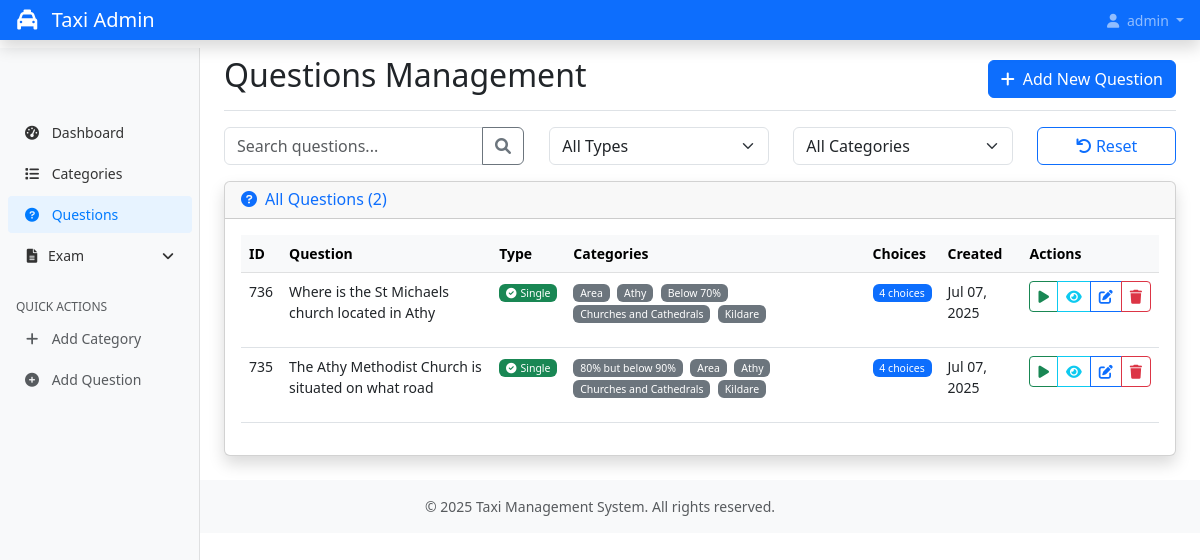
Page /questions/?category=2 (signed in) on the committed database.
### taxi/models.py (models this page shows, shortened)
class Question(models.Model):
    SINGLE = 'single'
    MULTIPLE = 'multiple'
    QUESTION_TYPES = [
        (SINGLE, 'Single Correct Answer'),
        (MULTIPLE, 'Multiple Correct Answers'),
    ]
    question_text = models.TextField()
    question_type = models.CharField(max_length=10, choices=QUESTION_TYPES, default=SINGLE)
    categories = models.ManyToManyField(Category, related_name='questions')
    created_at = models.DateTimeField(auto_now_add=True)
    updated_at = models.DateTimeField(auto_now=True)
    class Meta:
        ordering = ['-created_at']

class Category(models.Model):
    name = models.CharField(max_length=100)
    parent = models.ForeignKey('self', on_delete=models.CASCADE, null=True, blank=True, related_name='subcategories')
    description = models.TextField(blank=True, null=True)
    is_active = models.BooleanField(default=True)
    created_at = models.DateTimeField(auto_now_add=True)
    updated_at = models.DateTimeField(auto_now=True)
    class Meta:
        verbose_name_plural = "Categories"
        ordering = ['name']

### taxi/views.py (the view)
# urls.py: path('questions/', views.question_list, name='question_list'),
@login_required
def question_list(request):
    questions = Question.objects.prefetch_related('categories', 'choices').order_by('-created_at')
    all_categories = Category.objects.all().order_by('name')
    search = request.GET.get('search')
    if search:
        questions = questions.filter(question_text__icontains=search)
    question_type = request.GET.get('type')
    if question_type:
        questions = questions.filter(question_type=question_type)
    category = request.GET.get('category')
    if category:
        questions = questions.filter(categories__id=category)
    context = {
        'questions': questions,
        'all_categories': all_categories,
    }
    return render(request, 'admin/question_list.html', context)

### templates/admin/question_list.html (shortened to what this page needs)
{% extends 'admin/base.html' %}
{% load static %}
{% load taxi_extras %}
{% block content %}
<div class="d-flex justify-content-between flex-wrap flex-md-nowrap align-items-center pt-3 pb-2 mb-3 border-bottom">
    <h1 class="h2">Questions Management</h1>
    <div class="btn-toolbar mb-2 mb-md-0">
        <a href="{% url 'question_create' %}" class="btn btn-primary">
            <i class="fas fa-plus me-2"></i>Add New Question
        </a>
    </div>
</div>
<div class="row mb-3">
    <div class="col-md-4">
        <div class="input-group search-box">
            <input type="text" class="form-control" id="searchInput" placeholder="Search questions...">
            <button class="btn btn-outline-secondary" type="button" id="searchBtn">
                <i class="fas fa-search"></i>
            </button>
        </div>
    </div>
    <div class="col-md-3">
        <select class="form-select" id="typeFilter">
            <option value="">All Types</option>
        </select>
    </div>
    <div class="col-md-3">
        <select class="form-select" id="categoryFilter">
            <option value="">All Categories</option>
        </select>
    </div>
    <div class="col-md-2">
        <button class="btn btn-outline-primary w-100" id="resetFilters">
            <i class="fas fa-undo me-1"></i>Reset
        </button>
    </div>
</div>
<div class="card shadow">
    <div class="card-header">
        <h6 class="m-0 font-weight-bold text-primary">
            <i class="fas fa-question-circle me-2"></i>All Questions ({{ questions.count }})
        </h6>
    </div>
    <div class="card-body">
        <div class="table-responsive">
            <table class="table table-hover" id="questionsTable">
                <thead class="table-light">
                    <tr>
                        <th>ID</th>
                        <th>Question</th>
                        <th>Type</th>
                        <th>Categories</th>
                        <th>Choices</th>
                        <th>Created</th>
                        <th>Actions</th>
                    </tr>
                </thead>
                <tbody>
                    {% for question in questions %}
                    <tr data-question-text="{{ question.question_text|lower }}"
                        data-type="{{ question.question_type }}"
                        data-categories="{% for cat in question.categories.all %}{{ cat.id }},{% endfor %}">
                        <td>{{ question.id }}</td>
                        <td>
                            <div class="question-text">
                                {{ question.question_text|truncatechars:100 }}
                            </div>
                        </td>
                        <td>
                            {% if question.question_type == 'single' %}
                                <span class="badge bg-success">
                                    <i class="fas fa-check-circle me-1"></i>Single
                                </span>
                            {% else %}
                                <span class="badge bg-info">
                                    <i class="fas fa-check-double me-1"></i>Multiple
                                </span>
                            {% endif %}
                        </td>
                        <td>
                            {% for category in question.categories.all %}
                                <span class="badge bg-secondary me-1">{{ category.name }}</span>
                            {% empty %}
                                <span class="text-muted">No categories</span>
                            {% endfor %}
                        </td>
                        <td>
                            <span class="badge bg-primary">{{ question.choices.count }} choices</span>
                        </td>
                        <td>{{ question.created_at|date:"M d, Y" }}</td>
                        <td>
                            <div class="btn-group" role="group">
                                <button type="button" class="btn btn-sm btn-outline-success"
                                        onclick="testQuestion({{ question.id }})" title="Test Question">
                                    <i class="fas fa-play"></i>
                                </button>
                                <a href="{% url 'question_detail' question.id %}" class="btn btn-sm btn-outline-info" title="View">
                                    <i class="fas fa-eye"></i>
                                </a>
                                <a href="{% url 'question_edit' question.id %}" class="btn btn-sm btn-outline-primary" title="Edit">
                                    <i class="fas fa-edit"></i>
                                </a>
                                <button type="button" class="btn btn-sm btn-outline-danger"
                                        onclick="deleteQuestion({{ question.id }}, '{{ question.question_text|truncatechars:50 }}')" title="Delete">
                                    <i class="fas fa-trash"></i>
                                </button>
                            </div>
                        </td>
                    </tr>
                    {% endfor %}
                </tbody>
            </table>
        </div>
    </div>
</div>
{% endblock %}

### templates/admin/header.html (shortened to what this page needs)
{% load static %}
<header class="navbar navbar-dark sticky-top bg-primary flex-md-nowrap p-0 shadow">
    <a class="navbar-brand col-md-3 col-lg-2 me-0 px-3" href="{% url 'dashboard' %}">
        <i class="fas fa-taxi me-2"></i>
        Taxi Admin
    </a>
    <div class="navbar-nav">
        <div class="nav-item text-nowrap">
            {% if user.is_authenticated %}
                <div class="dropdown">
                    <a class="nav-link px-3 dropdown-toggle" href="#" role="button" data-bs-toggle="dropdown" aria-expanded="false">
                        <i class="fas fa-user me-1"></i>
                        {{ user.username }}
                    </a>
                </div>
            {% endif %}
        </div>
    </div>
</header>

### static/css/admin.css (style rules this page uses)
body { font-size: 0.875rem; }
.question-text { margin-bottom: 1rem; font-weight: 500; }
.search-box { max-width: 300px; }
.badge { font-weight: normal; }

### templates/admin/question_list.html (style rules this page uses)
.question-text { max-width: 300px; word-wrap: break-word; }
.badge { font-size: 0.75em; }

### rows in the picture
Question: id "736", question_text "Where is the St Michaels church located in Athy", question_type "single" (drawn), choices.count "4", created_at "Jul 07, 2025"
Category: name "Area"
Category: name "Athy"
Category: name "Below 70%"
Category: name "Churches and Cathedrals"
Category: name "Kildare"
Question: id "735", question_text "The Athy Methodist Church is situated on what road", question_type "single" (drawn), choices.count "4", created_at "Jul 07, 2025"
Category: name "80% but below 90%"

### other values in the picture
{{ user.username }} "admin"
{{ questions.count }} "2"
